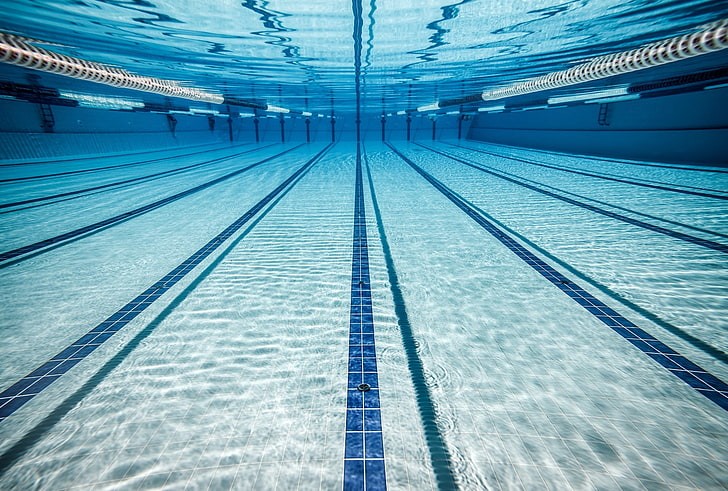
#> input picture pool_lanes.jpeg, 728 x 491 px
$ python test.py
#> lines starting #> are read from the running program, lines starting #| are printed output that depends on the picture; after the words box and inside, x2 and y2 are one past the last pixel; in counts of white or black regions, pixels touching at a corner belong together
import cv2
import numpy as np
import matplotlib.pyplot as plt

img = cv2.imread('pool_lanes.jpeg')
#> img is the input picture: shape (491, 728, 3); mean B, G, R 183.6, 163.7, 106.8

gray = cv2.cvtColor(img, cv2.COLOR_BGR2GRAY) # convert to grayscale
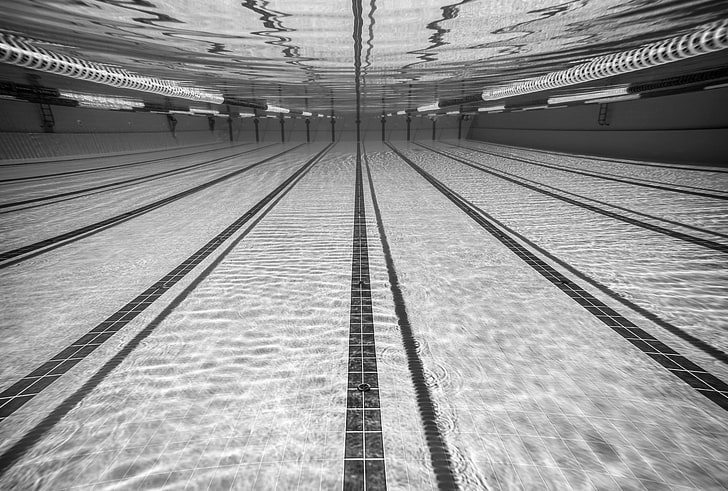
#> gray: shape (491, 728); min 0, max 255, mean 148.9
edges = cv2.Canny(gray, 50, 150, apertureSize=3) # detect edges
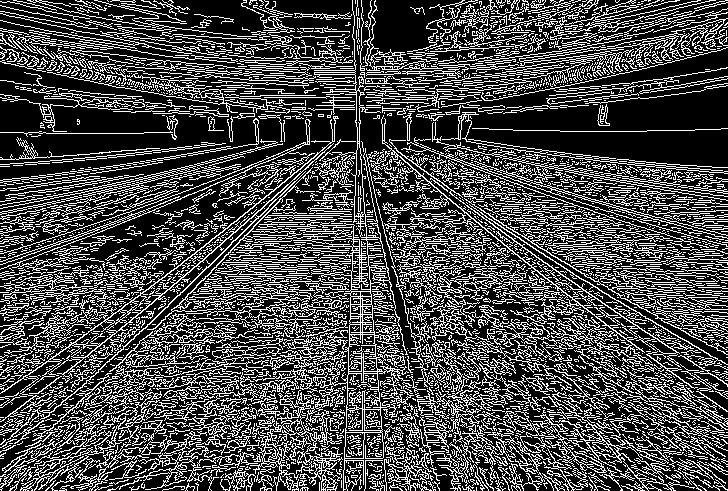
#> edges: shape (491, 728); 29.1% white in thin lines or dots
lines = cv2.HoughLinesP(
                edges,
                1,
                np.pi/180,
                100,
                minLineLength=100,
                maxLineGap=10,
        ) # detect lines
#> lines = 480 rows, first 6: [45, 490, 395, 140], [223, 489, 560, 152], [339, 411, 660, 450], [281, 139, 423, 281], [234, 147, 395, 308], [24, 487, 298, 213]

for line in lines:
    x1, y1, x2, y2 = line[0]
    cv2.line(img, (x1, y1), (x2, y2), (0, 255, 0), 2)
#> this loop made 480 passes
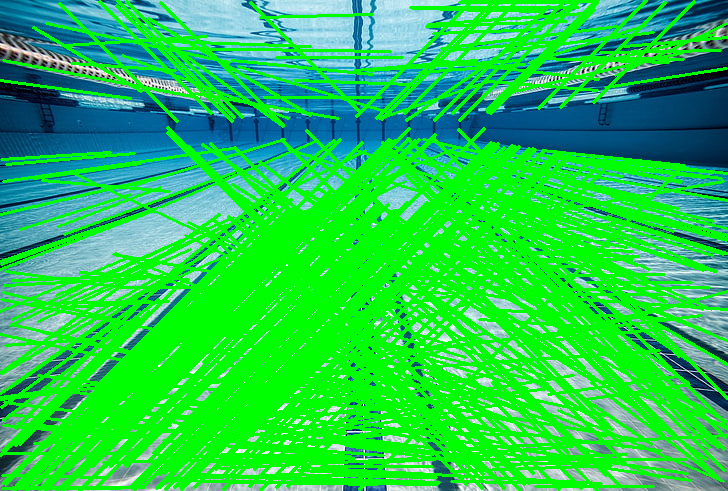
#> img: shape (491, 728, 3); mean B, G, R 77.9, 204.4, 36

plt.imshow(img)

$ run again, with AUV_Stream_Photo.png saved as pool_lanes.jpeg
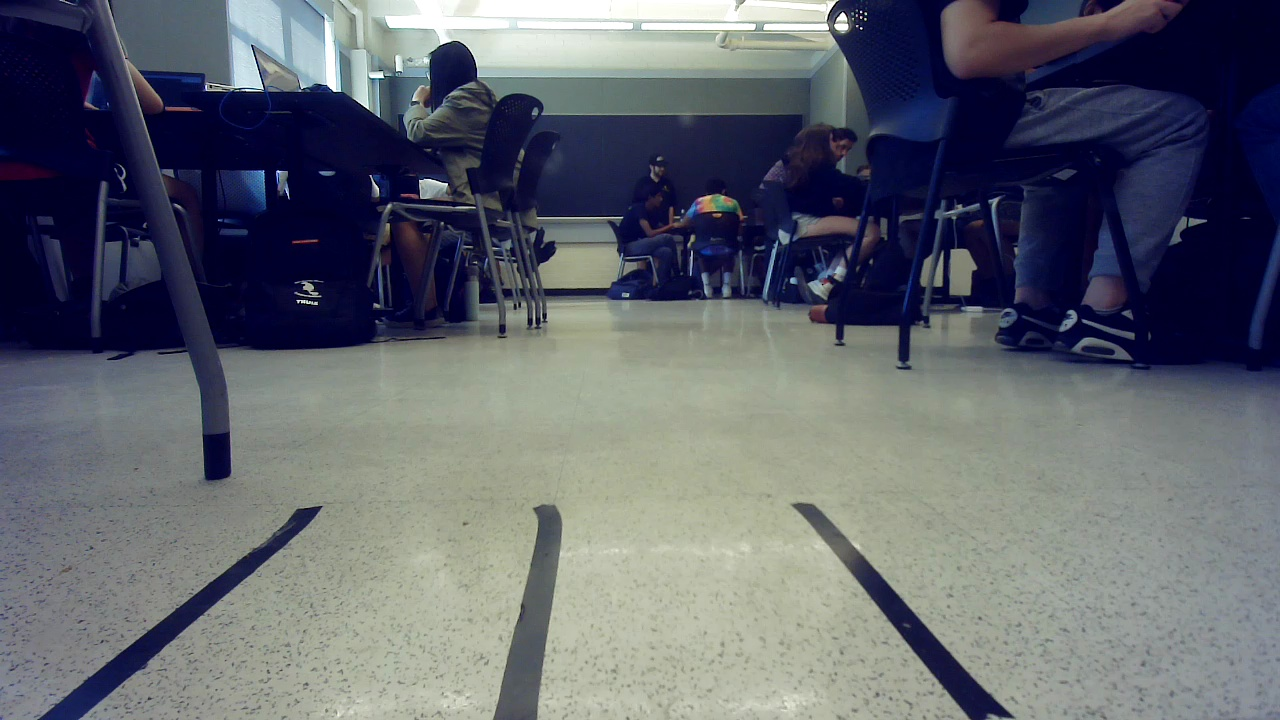
#> input picture AUV_Stream_Photo.png, 1280 x 720 px
#> img is the input picture: shape (720, 1280, 3); mean B, G, R 109.9, 100.6, 96.6
#> `edges = cv2.Canny(gray, 50, 150, apertureSize=3)`:
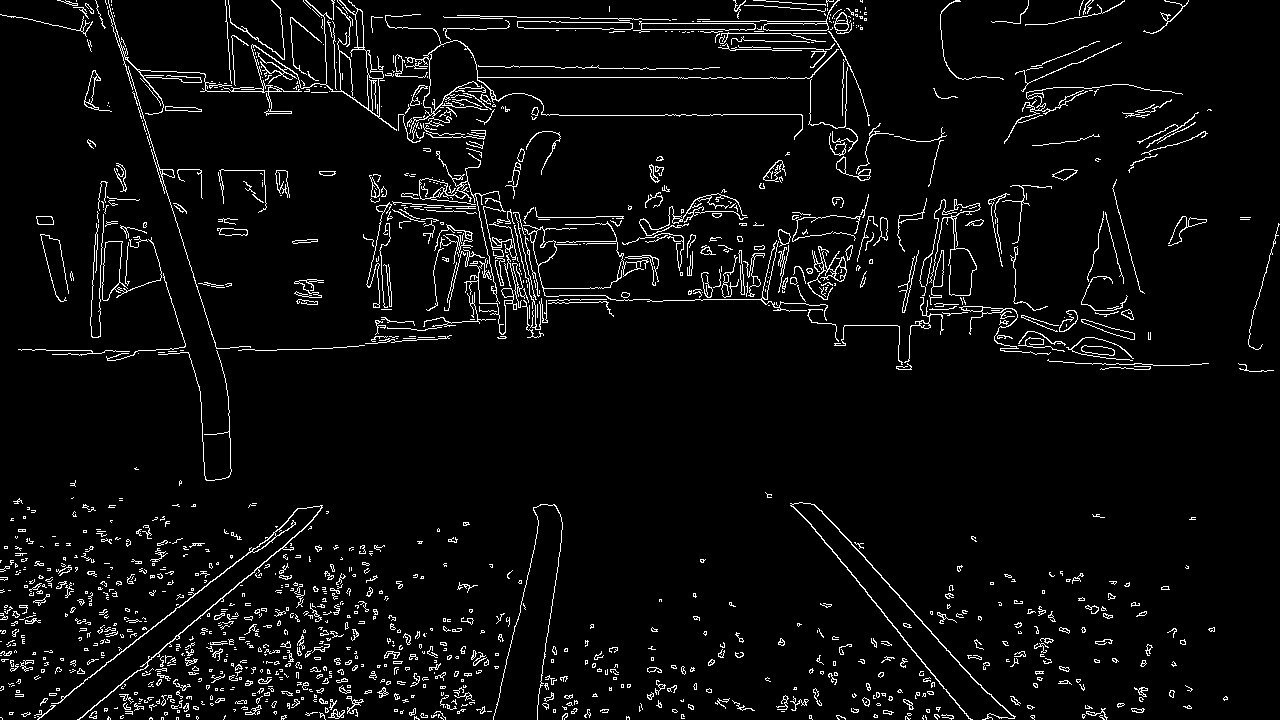
#> edges: shape (720, 1280); 4.7% white in thin lines or dots
#> lines = 24 rows, first 6: [477, 77, 741, 77], [53, 705, 260, 543], [834, 524, 987, 693], [630, 23, 753, 23], [77, 719, 301, 531], [692, 21, 850, 21]
#> the loop `for line in lines:` made 24 passes
#> after the loop `for line in lines:`:
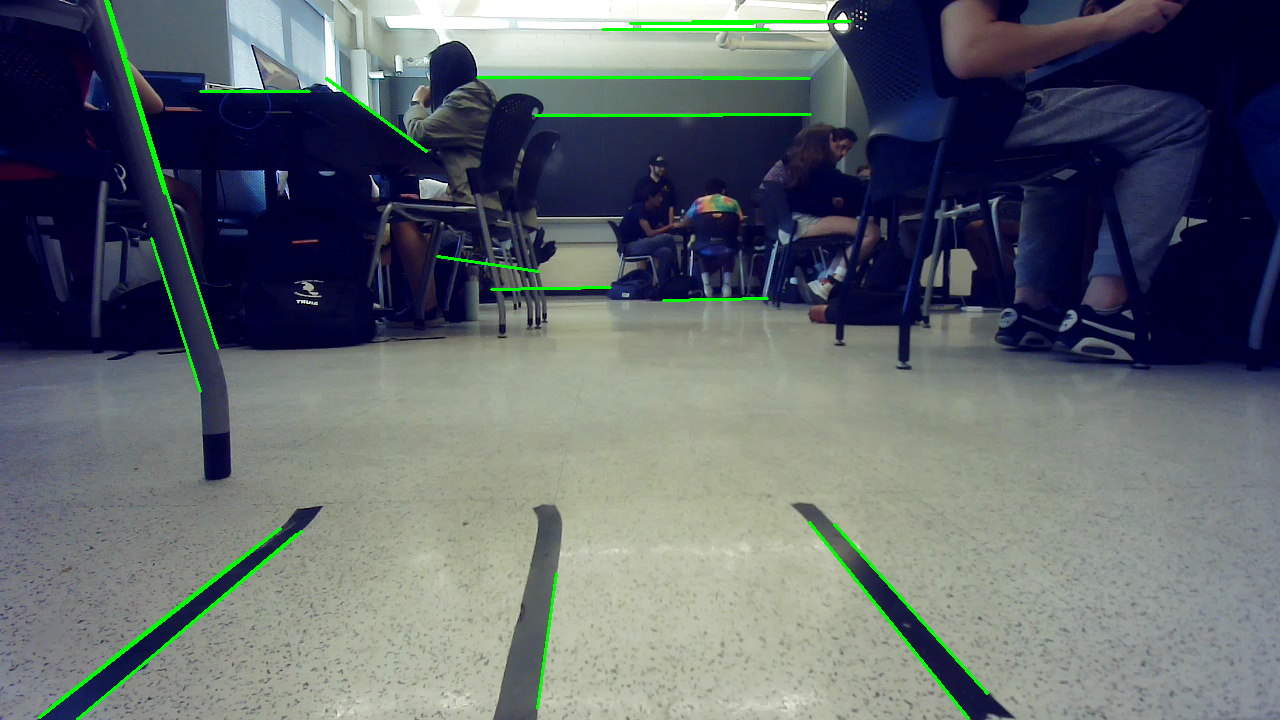
#> img: shape (720, 1280, 3); 1.21% of pixels changed, all inside (x1, y1, x2, y2) = (38, 0, 989, 720)

$ run again, with image.jpg copied over pool_lanes.jpeg
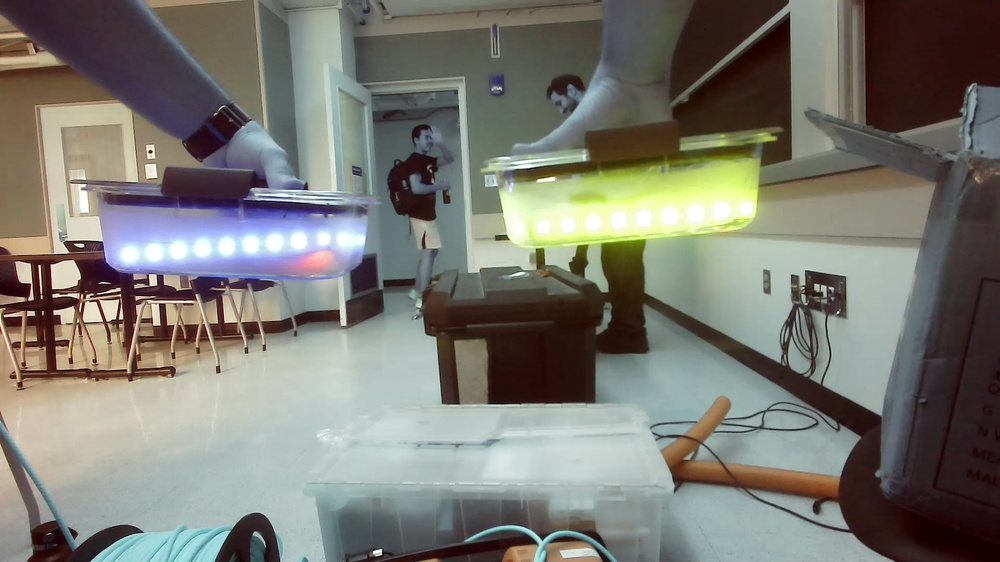
#> input picture image.jpg, 1000 x 562 px, shrunk from 1920 x 1080 before the run
#> img is the input picture: shape (562, 1000, 3); mean B, G, R 113.5, 121.2, 122
#> `edges = cv2.Canny(gray, 50, 150, apertureSize=3)`:
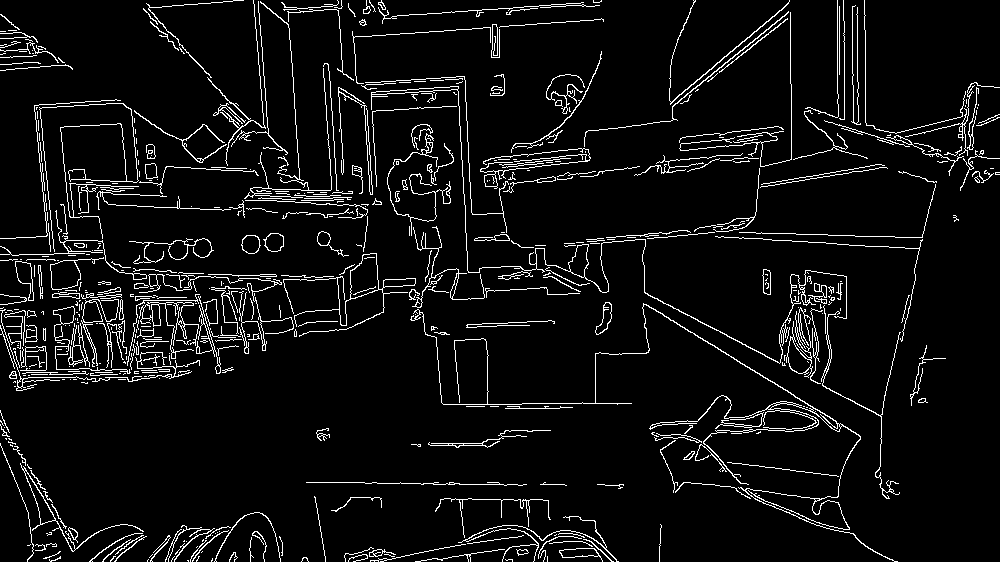
#> edges: shape (562, 1000); 6.1% white in thin lines or dots
#> lines = 36 rows, first 6: [648, 305, 860, 437], [384, 17, 580, 3], [68, 202, 223, 210], [644, 291, 838, 394], [353, 37, 603, 19], [484, 172, 587, 161]
#> the loop `for line in lines:` made 36 passes
#> after the loop `for line in lines:`:
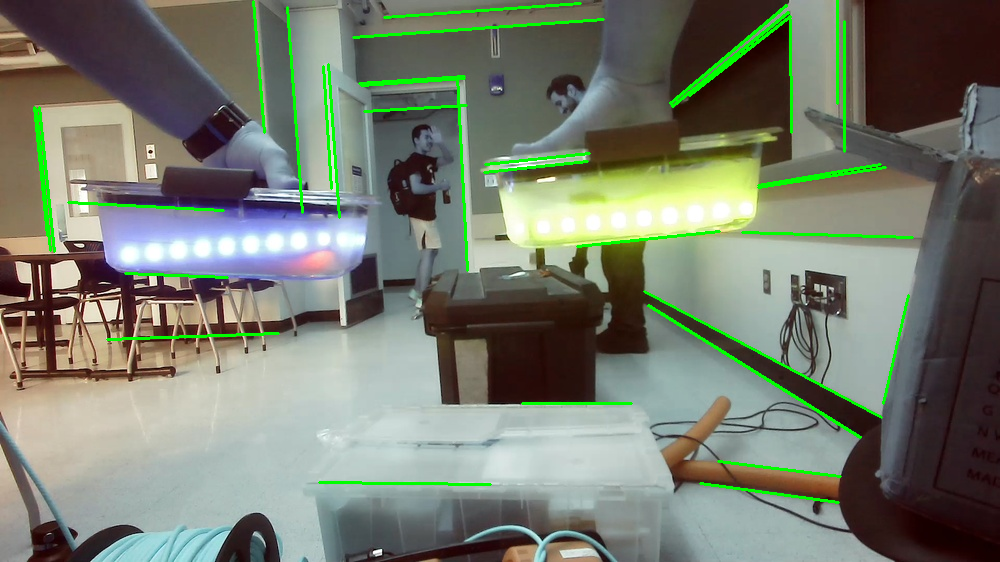
#> img: shape (562, 1000, 3); 2.71% of pixels changed, all inside (x1, y1, x2, y2) = (33, 0, 914, 504)
